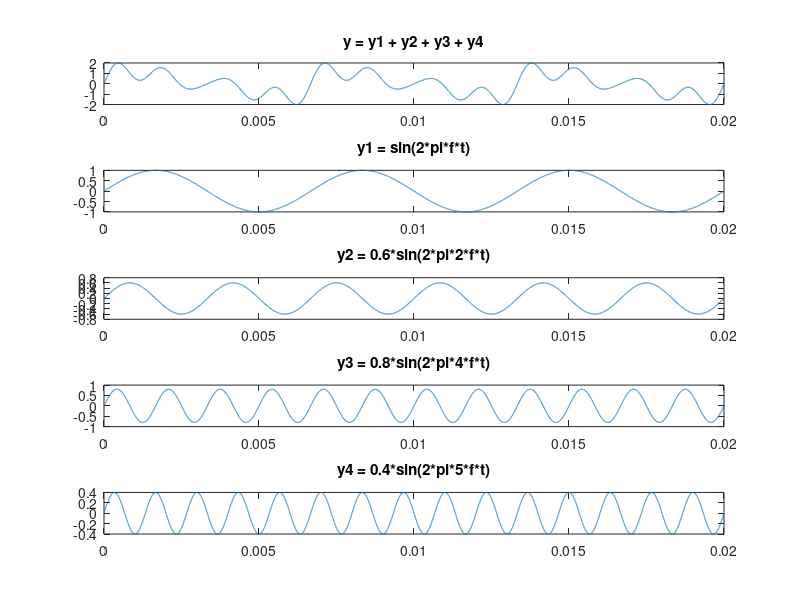

Recreate this plot in MATLAB.
t = 0:0.000001:0.02;
f = 150;
y1 = sin(2*pi*f*t);
y2 = 0.6*sin(2*pi*2*f*t);
y3 = 0.8*sin(2*pi*4*f*t);
y4 = 0.4*sin(2*pi*5*f*t);
y = y1+y2+y3+y4;
subplot(511),plot(t,y),title('y = y1 + y2 + y3 + y4')
subplot(512),plot(t,y1),title('y1 = sin(2*pi*f*t)')
subplot(513),plot(t,y2),title('y2 = 0.6*sin(2*pi*2*f*t)')
subplot(514),plot(t,y3),title('y3 = 0.8*sin(2*pi*4*f*t)')
subplot(515),plot(t,y4),title('y4 = 0.4*sin(2*pi*5*f*t)')